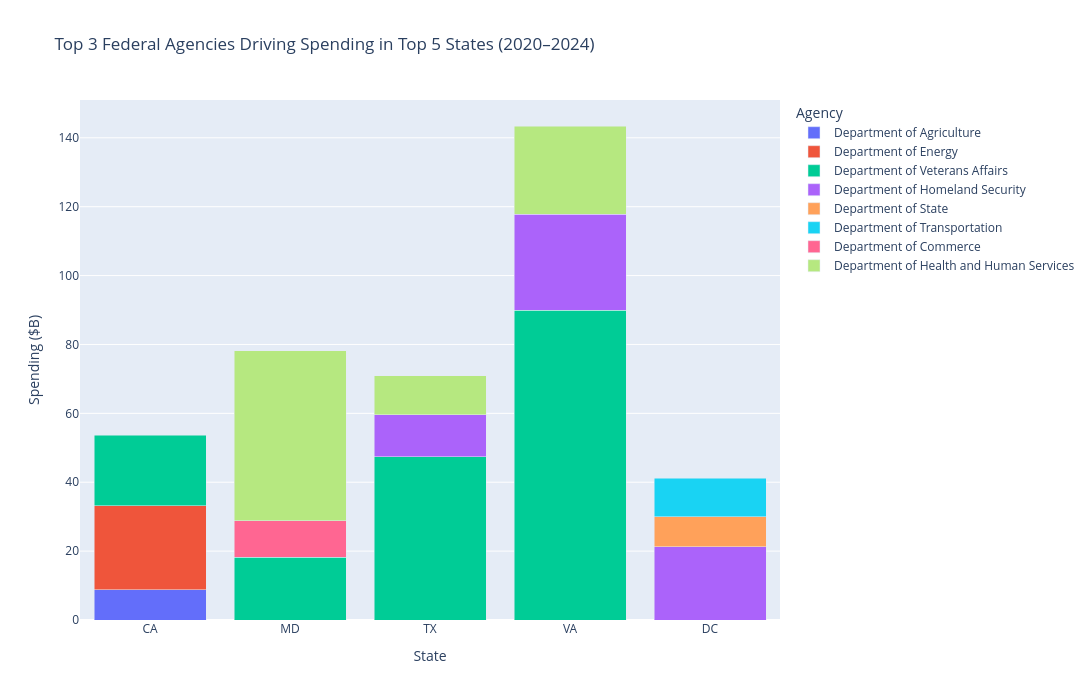

The notebook cell this image was saved under:
### Code cell
# Aggregate total spending by state
state_totals = (
    df_contract
    .groupby("primary_place_of_performance_state_code")["federal_action_obligation"]
    .sum()
    .reset_index()
)

# Keep only valid US states
state_totals = state_totals[
    state_totals["primary_place_of_performance_state_code"].str.len() == 2
]

# Top 5 states by spending
top_states = (
    state_totals
    .sort_values("federal_action_obligation", ascending=False)
    .head(5)["primary_place_of_performance_state_code"]
)

# Filter to top states
df_top_states = df_contract[
    df_contract["primary_place_of_performance_state_code"].isin(top_states)
]

# Aggregate by State × Agency
state_agency_spending = (
    df_top_states
    .groupby(
        ["primary_place_of_performance_state_code", "awarding_agency_name"]
    )["federal_action_obligation"]
    .sum()
    .reset_index()
)

# Keep TOP 3 agencies per state
state_agency_spending["rank"] = (
    state_agency_spending
    .groupby("primary_place_of_performance_state_code")["federal_action_obligation"]
    .rank(method="first", ascending=False)
)

state_agency_top3 = state_agency_spending[
    state_agency_spending["rank"] <= 3
].copy()

# Convert to billions
state_agency_top3["spending_billion"] = (
    state_agency_top3["federal_action_obligation"] / 1e9
)

# Stacked bar chart
fig = px.bar(
    state_agency_top3,
    x="primary_place_of_performance_state_code",
    y="spending_billion",
    color="awarding_agency_name",
    title="Top 3 Federal Agencies Driving Spending in Top 5 States (2020–2024)",
    labels={
        "primary_place_of_performance_state_code": "State",
        "spending_billion": "Spending ($B)",
        "awarding_agency_name": "Awarding Agency"
    }
)

fig.update_layout(
    barmode="stack",
    width=1200,
    height=700,
    legend_title_text="Agency"
)

fig.show()

### Figure 1 — Plotly figure (JSON) as saved in the notebook; plotly's stock layout.template omitted (floating-point values rounded to 4 significant figures)
{"data": [{"alignmentgroup": "True", "hovertemplate": "Awarding Agency=Department of Agriculture<br>State=%{x}<br>Spending ($B)=%{y}<extra></extra>", "legendgroup": "Department of Agriculture", "marker": {"color": "#636efa", "pattern": {"shape": ""}}, "name": "Department of Agriculture", "offsetgroup": "Department of Agriculture", "orientation": "v", "showlegend": true, "textposition": "auto", "type": "bar", "x": ["CA"], "xaxis": "x", "y": [8.81], "yaxis": "y"}, {"alignmentgroup": "True", "hovertemplate": "Awarding Agency=Department of Energy<br>State=%{x}<br>Spending ($B)=%{y}<extra></extra>", "legendgroup": "Department of Energy", "marker": {"color": "#EF553B", "pattern": {"shape": ""}}, "name": "Department of Energy", "offsetgroup": "Department of Energy", "orientation": "v", "showlegend": true, "textposition": "auto", "type": "bar", "x": ["CA"], "xaxis": "x", "y": [24.41], "yaxis": "y"}, {"alignmentgroup": "True", "hovertemplate": "Awarding Agency=Department of Veterans Affairs<br>State=%{x}<br>Spending ($B)=%{y}<extra></extra>", "legendgroup": "Department of Veterans Affairs", "marker": {"color": "#00cc96", "pattern": {"shape": ""}}, "name": "Department of Veterans Affairs", "offsetgroup": "Department of Veterans Affairs", "orientation": "v", "showlegend": true, "textposition": "auto", "type": "bar", "x": ["CA", "MD", "TX", "VA"], "xaxis": "x", "y": [20.49, 18.16, 47.42, 89.91], "yaxis": "y"}, {"alignmentgroup": "True", "hovertemplate": "Awarding Agency=Department of Homeland Security<br>State=%{x}<br>Spending ($B)=%{y}<extra></extra>", "legendgroup": "Department of Homeland Security", "marker": {"color": "#ab63fa", "pattern": {"shape": ""}}, "name": "Department of Homeland Security", "offsetgroup": "Department of Homeland Security", "orientation": "v", "showlegend": true, "textposition": "auto", "type": "bar", "x": ["DC", "TX", "VA"], "xaxis": "x", "y": [21.3, 12.18, 27.91], "yaxis": "y"}, {"alignmentgroup": "True", "hovertemplate": "Awarding Agency=Department of State<br>State=%{x}<br>Spending ($B)=%{y}<extra></extra>", "legendgroup": "Department of State", "marker": {"color": "#FFA15A", "pattern": {"shape": ""}}, "name": "Department of State", "offsetgroup": "Department of State", "orientation": "v", "showlegend": true, "textposition": "auto", "type": "bar", "x": ["DC"], "xaxis": "x", "y": [8.673], "yaxis": "y"}, {"alignmentgroup": "True", "hovertemplate": "Awarding Agency=Department of Transportation<br>State=%{x}<br>Spending ($B)=%{y}<extra></extra>", "legendgroup": "Department of Transportation", "marker": {"color": "#19d3f3", "pattern": {"shape": ""}}, "name": "Department of Transportation", "offsetgroup": "Department of Transportation", "orientation": "v", "showlegend": true, "textposition": "auto", "type": "bar", "x": ["DC"], "xaxis": "x", "y": [11.2], "yaxis": "y"}, {"alignmentgroup": "True", "hovertemplate": "Awarding Agency=Department of Commerce<br>State=%{x}<br>Spending ($B)=%{y}<extra></extra>", "legendgroup": "Department of Commerce", "marker": {"color": "#FF6692", "pattern": {"shape": ""}}, "name": "Department of Commerce", "offsetgroup": "Department of Commerce", "orientation": "v", "showlegend": true, "textposition": "auto", "type": "bar", "x": ["MD"], "xaxis": "x", "y": [10.64], "yaxis": "y"}, {"alignmentgroup": "True", "hovertemplate": "Awarding Agency=Department of Health and Human Services<br>State=%{x}<br>Spending ($B)=%{y}<extra></extra>", "legendgroup": "Department of Health and Human Services", "marker": {"color": "#B6E880", "pattern": {"shape": ""}}, "name": "Department of Health and Human Services", "offsetgroup": "Department of Health and Human Services", "orientation": "v", "showlegend": true, "textposition": "auto", "type": "bar", "x": ["MD", "TX", "VA"], "xaxis": "x", "y": [49.43, 11.33, 25.61], "yaxis": "y"}], "layout": {"barmode": "stack", "height": 700, "legend": {"title": {"text": "Agency"}, "tracegroupgap": 0}, "title": {"text": "Top 3 Federal Agencies Driving Spending in Top 5 States (2020–2024)"}, "width": 1200, "xaxis": {"anchor": "y", "domain": [0, 1], "title": {"text": "State"}}, "yaxis": {"anchor": "x", "domain": [0, 1], "title": {"text": "Spending ($B)"}}}}
